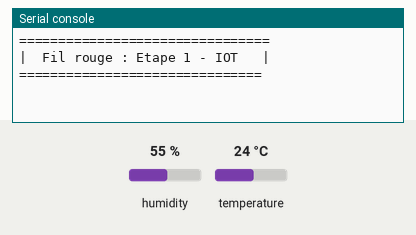
Recording of a program running on a simulated ESP32 board running MicroPython. Parts: the last lines printed to the serial console. Wiring (from the project's diagram.json): DHT22 sensor on GPIO 2. The test bench sets the inputs (shaded band); at power-on: humidity 55 %, temperature 24 °C.

Above: at 1.7 s.
1.8 s: humidity set to 22 %
At 3.1 s:
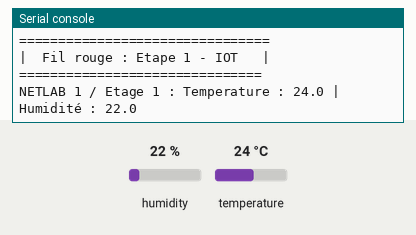
4.7 s: temperature set to 12 °C
At 7.2 s:
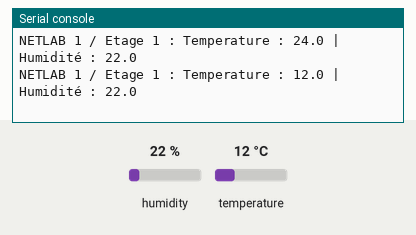
7.6 s: humidity set to 40 %
At 8.8 s:
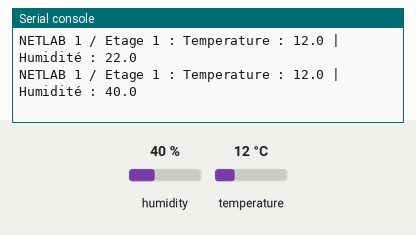

Measured:
- after the input at 1.8 s, the serial console: prints a new line after 0.23 s (image 1)
- after the input at 4.7 s, the serial console: prints a new line after 1.3 s (image 2)
- after the input at 7.6 s, the serial console: prints a new line after 0.43 s (image 3)

The program:

main.py
```python
import dht
import time
from machine import Pin

#Config des numéro de pin pour les branchements
BROCHE_DHT22 = 2
#création de l'objet contrôlant mon DHT22
capteur_temperature = dht.DHT22(Pin(BROCHE_DHT22))

#Variable
INTERVALLE_LECTURE_MS= 2000
derniere_lecture = 0

#on attend quelques ms pour s'assurer du chargement des librairies
time.sleep_ms(500)
print("================================")
print("|  Fil rouge : Etape 1 - IOT   |")
print("===============================")

#Loop
while True:
    #récupère le temps de la boucle
    maintenant = time.ticks_ms()
    if time.ticks_diff(maintenant, derniere_lecture)>= INTERVALLE_LECTURE_MS:
        derniere_lecture = maintenant
        #récup des infos de mon capteur
        try:
            capteur_temperature.measure()
            temperature = capteur_temperature.temperature()
            humidite = capteur_temperature.humidity()
            print(f'NETLAB 1 / Etage 1 : Temperature : {temperature:.1f} | Humidité : {humidite:.1f}')
        except OSError:
            print("Erreur de lecture du DHT22")
    time.sleep_ms(10)    
```
